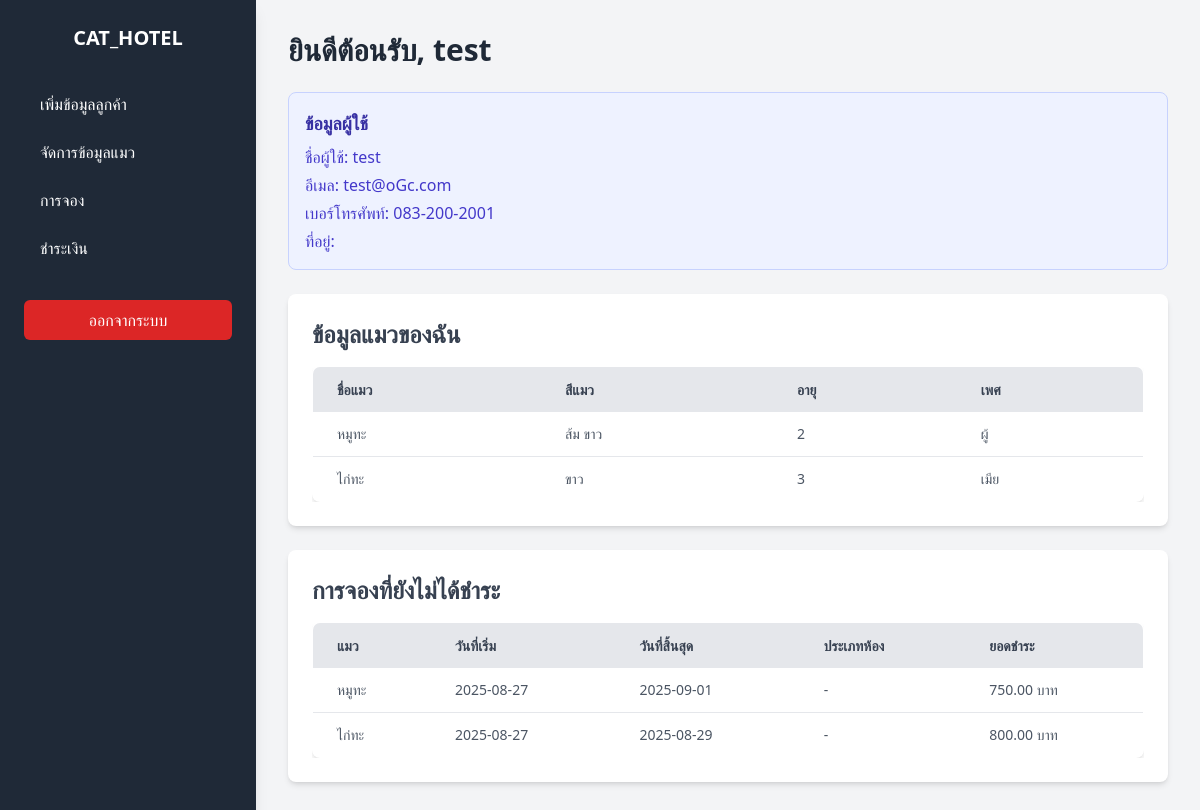
The page /user_index.php (signed in) on the database its author committed.
### tables this page shows
CREATE TABLE `users` (
  `id` int(11) NOT NULL,
  `username` varchar(50) NOT NULL,
  `password` varchar(255) NOT NULL,
  `role` enum('user','admin') DEFAULT 'user',
  `phone` varchar(20) DEFAULT NULL,
  `email` varchar(100) DEFAULT NULL,
  `address` text DEFAULT NULL
);

CREATE TABLE `cats` (
  `id` int(11) NOT NULL,
  `user_id` int(11) NOT NULL,
  `name` varchar(100) NOT NULL,
  `color` varchar(50) DEFAULT NULL,
  `age` int(11) DEFAULT NULL,
  `gender` enum('male','female') NOT NULL
);

CREATE TABLE `reservations` (
  `id` int(11) NOT NULL,
  `customer_id` int(11) NOT NULL,
  `cat_id` int(11) NOT NULL,
  `date_from` date NOT NULL,
  `date_to` date NOT NULL,
  `room_type` varchar(255) NOT NULL,
  `paid` tinyint(1) NOT NULL DEFAULT 0,
  `total_cost` decimal(10,2) NOT NULL DEFAULT 0.00
);

### user_index.php (the view, shortened to what this page needs)
<?php
include 'db_connect.php';
$stmt = $conn->prepare("SELECT id, username, email, phone, address FROM users WHERE username=?");
$stmt->bind_param("s", $_SESSION['username']);
$stmt->execute();
$result = $stmt->get_result();
$user = $result->fetch_assoc();
$user_id = $user['id'];
$user_email = $user['email'];
$user_phone = $user['phone'];
$user_address = $user['address'];
$stmt = $conn->prepare("SELECT * FROM cats WHERE user_id = ?");
$stmt->bind_param("i", $user_id);
$stmt->execute();
$result = $stmt->get_result();
$cats = $result->fetch_all(MYSQLI_ASSOC);
$stmt = $conn->prepare("
    SELECT r.id, c.name AS cat_name, r.date_from, r.date_to, r.room_type, r.total_cost
    FROM reservations r
    JOIN cats c ON r.cat_id = c.id
    WHERE r.customer_id = ? AND r.paid = 0
    ORDER BY r.date_from ASC
");
$stmt->bind_param("i", $user_id);
$stmt->execute();
$result = $stmt->get_result();
$unpaid_reservations = $result->fetch_all(MYSQLI_ASSOC);
?>
<!DOCTYPE html>
<html lang="th">
<head>
<script src="https://cdn.tailwindcss.com"></script>
</head>
<body class="bg-gray-100 font-sans">
<div class="flex min-h-screen">
    <aside class="w-64 bg-gray-800 text-white p-6 shadow-lg">
        <div class="text-xl font-semibold mb-8 text-center">CAT_HOTEL</div>
        <nav>
            <ul>
                <li class="mb-2"><a href="edit_profile.php" class="block w-full py-2 px-4 rounded-md hover:bg-gray-700">เพิ่มข้อมูลลูกค้า</a></li>
                <li class="mb-2"><a href="my_cats.php" class="block w-full py-2 px-4 rounded-md hover:bg-gray-700">จัดการข้อมูลแมว</a></li>
                <li class="mb-2"><a href="reservations.php" class="block w-full py-2 px-4 rounded-md hover:bg-gray-700">การจอง</a></li>
                <li class="mb-2"><a href="payments.php" class="block w-full py-2 px-4 rounded-md hover:bg-gray-700">ชำระเงิน</a></li>
                <li class="mt-8"><a href="logout.php" class="block py-2 px-4 rounded-md bg-red-600 hover:bg-red-700 text-center">ออกจากระบบ</a></li>
            </ul>
        </nav>
    </aside>
    <main class="flex-1 p-8">
        <h2 class="text-3xl font-bold mb-6 text-gray-800">ยินดีต้อนรับ, <?php echo htmlspecialchars($_SESSION['username']); ?></h2>
        <div class="mb-6 p-4 bg-indigo-50 rounded-lg border border-indigo-200">
            <h4 class="text-lg font-semibold text-indigo-800 mb-2">ข้อมูลผู้ใช้</h4>
            <ul class="text-indigo-700 space-y-1">
                <li><span class="font-medium">ชื่อผู้ใช้:</span> <?php echo htmlspecialchars($user['username']); ?></li>
                <li><span class="font-medium">อีเมล:</span> <?php echo htmlspecialchars($user_email); ?></li>
                <li><span class="font-medium">เบอร์โทรศัพท์:</span> <?php echo htmlspecialchars($user_phone); ?></li>
                <li><span class="font-medium">ที่อยู่:</span> <?php echo htmlspecialchars($user_address); ?></li>
            </ul>
        </div>
        <div class="bg-white p-6 rounded-lg shadow-md my-6">
            <h3 class="text-2xl font-semibold mb-4 text-gray-700">ข้อมูลแมวของฉัน</h3>
            <?php if(count($cats) > 0): ?>
                <div class="overflow-x-auto">
                    <table class="min-w-full border border-gray-300 rounded-lg overflow-hidden shadow-md">
                        <thead class="bg-gray-200">
                            <tr class="text-gray-700 uppercase text-sm leading-normal">
                                <th class="py-3 px-6 text-left">ชื่อแมว</th>
                                <th class="py-3 px-6 text-left">สีแมว</th>
                                <th class="py-3 px-6 text-left">อายุ</th>
                                <th class="py-3 px-6 text-left">เพศ</th>
                            </tr>
                        </thead>
                        <tbody class="text-gray-600 text-sm font-light">
                            <?php foreach($cats as $cat): ?>
                            <tr class="border-b border-gray-200 hover:bg-gray-100">
                                <td class="py-3 px-6"><?php echo htmlspecialchars($cat['name']); ?></td>
                                <td class="py-3 px-6"><?php echo htmlspecialchars($cat['color']); ?></td>
                                <td class="py-3 px-6"><?php echo $cat['age']; ?></td>
                                <td class="py-3 px-6"><?php echo $cat['gender'] == 'male' ? 'ผู้' : 'เมีย'; ?></td>
                            </tr>
                            <?php endforeach; ?>
                        </tbody>
                    </table>
                </div>
            <?php else: ?>
                <p class="text-gray-500">คุณยังไม่มีข้อมูลแมว</p>
            <?php endif; ?>
        </div>
        <div class="bg-white p-6 rounded-lg shadow-md my-6">
            <h3 class="text-2xl font-semibold mb-4 text-gray-700">การจองที่ยังไม่ได้ชำระ</h3>
            <?php if(count($unpaid_reservations) > 0): ?>
                <div class="overflow-x-auto">
                    <table class="min-w-full border border-gray-300 rounded-lg overflow-hidden shadow-md">
                        <thead class="bg-gray-200">
                            <tr class="text-gray-700 uppercase text-sm leading-normal">
                                <th class="py-3 px-6 text-left">แมว</th>
                                <th class="py-3 px-6 text-left">วันที่เริ่ม</th>
                                <th class="py-3 px-6 text-left">วันที่สิ้นสุด</th>
                                <th class="py-3 px-6 text-left">ประเภทห้อง</th>
                                <th class="py-3 px-6 text-left">ยอดชำระ</th>
                            </tr>
                        </thead>
                        <tbody class="text-gray-600 text-sm font-light">
                            <?php foreach($unpaid_reservations as $res): ?>
                            <tr class="border-b border-gray-200 hover:bg-gray-100">
                                <td class="py-3 px-6"><?php echo htmlspecialchars($res['cat_name']); ?></td>
                                <td class="py-3 px-6"><?php echo htmlspecialchars($res['date_from']); ?></td>
                                <td class="py-3 px-6"><?php echo htmlspecialchars($res['date_to']); ?></td>
                                <td class="py-3 px-6"><?php echo !empty($res['room_type']) ? htmlspecialchars($res['room_type']) : '-'; ?></td>
                                <td class="py-3 px-6"><?php echo number_format($res['total_cost'], 2) . " บาท"; ?></td>
                            </tr>
                            <?php endforeach; ?>
                        </tbody>
                    </table>
                </div>
            <?php else: ?>
                <p class="text-gray-500">คุณยังไม่มีการจองที่ต้องชำระ</p>
            <?php endif; ?>
        </div>
    </main>
</div>
</body>
</html>

### user_index.php (style rules this page uses)
body { font-family: 'Inter', sans-serif; background-color: #f3f4f6; }

### rows shown on the page
users: username "test", email "test@oGc.com", phone "083-200-2001"
cats: name "หมูทะ", color "ส้ม ขาว", age "2", gender "ผู้"
cats: name "ไก่ทะ", color "ขาว", age "3", gender "เมีย"
reservations: cat.name "หมูทะ", date_from "2025-08-27", date_to "2025-09-01", total_cost "750.00"
reservations: cat.name "ไก่ทะ", date_from "2025-08-27", date_to "2025-08-29", total_cost "800.00"

### other values the page prints
$_SESSION['username'] "test"
